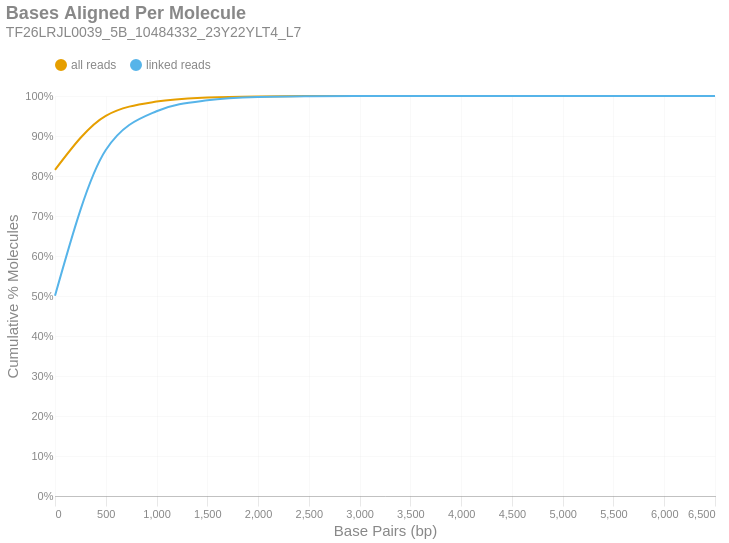

Source (notebook cell):
### Markdown cell above
### Bases Aligned Per Molecule
This is a cumulative frequency distribution showing the number of base pairs aligned per unique molecule. These data are shown in 500 bp bins. There are two distributions: one with `all reads` (yellow) and another with only `linked reads` (blue). The percent of molecules in the `linked reads` distribution is relative to the total number of linked molecules.

### Code cell
if SKIPLR:
    print_html(f"Skipped")
else:
    binned_df = consolidated_hist(valids['aligned_bp'], mask, 500, True)
    with SafeRender(binned_df):
        (
            density_plot(binned_df, 'Bases Aligned Per Molecule', samplename, 'basesper')
            .encode(
                x=alt.X('bin:Q', title="Base Pairs (bp)").axis(tickMinStep=500).scale(padding=0),
                y=alt.Y('value:Q', title='Cumulative % Molecules')
                    .axis(format='%')
                    .scale(domain = [0,1])
                    .stack(False),
                color=alt.Color("key:N").scale(domain = ["all reads", "linked reads"]),
                tooltip = [
                    alt.Tooltip("key:N", title = "Data Type"),
                    alt.Tooltip("range_label:N", title="Bases Aligned Per Molecule"),
                    alt.Tooltip("value:Q", format = ".2%", title="% Molecules (Cum.)")
                ]
            )
        ).display()

### Figure 1 — Vega-Lite specification as saved in the notebook (floating-point values rounded to 4 significant figures)
{"width": "container", "height": 400, "config": {"title": {"anchor": "start", "dy": -15, "fontSize": 18, "color": "#888888", "subtitleColor": "#888888", "subtitleFontSize": 14}, "arc": {"fill": "#0072B2"}, "axis": {"domainColor": "#888888", "domainWidth": 0.5, "gridWidth": 0.2, "grid": false, "titleFontWeight": 400, "titleFontSize": 15, "labelFontSize": 11, "labelColor": "#888888", "tickColor": "#888888", "tickWidth": 0.2, "titleColor": "#888888"}, "axisBand": {"grid": false}, "axisX": {"grid": true, "tickSize": 10, "domainCap": "round"}, "axisY": {"domain": false, "grid": true, "tickSize": 0, "domainCap": "round"}, "background": "transparent", "header": {"labelFontSize": 15, "labelColor": "#888888", "titleFontSize": 15, "titleFontWeight": 600, "titleColor": "#888888"}, "legend": {"labelFont": "sans-serif", "labelFontSize": 12, "labelColor": "#888888", "symbolSize": 100, "symbolType": "circle", "titleFontSize": 12, "titlePadding": 10, "titleColor": "#888888", "title": null, "orient": "top"}, "range": {"category": ["#E69F00", "#56B4E9", "#009E73", "#F0E442", "#0072B2", "#D55E00", "#CC79A7", "#000000"], "diverging": ["#cfe8f3", "#a2d4ec", "#73bfe2", "#46abdb", "#1696d2", "#12719e"]}, "area": {"fill": "#0072B2", "fillOpacity": 0.7, "line": true, "strokeOpacity": 0.7}, "line": {"color": "#0072B2", "stroke": "#0072B2", "strokeWidth": 2}, "trail": {"color": "#0072B2", "stroke": "#0072B2", "strokeWidth": 0, "size": 1}, "point": {"filled": true, "fillOpacity": 1.0, "size": 95}, "text": {"color": "#888888", "fontSize": 11, "align": "right", "fontWeight": 400, "size": 11}, "bar": {"fill": "#0072B2", "stroke": null}, "view": {"stroke": null, "continuousWidth": 660, "continuousHeight": 400}}, "data": {"name": "data-5eaeacde4d0da9b8a1e9e22bd85c6428"}, "mark": {"type": "line", "interpolate": "monotone", "point": {"opacity": 0, "size": 275}}, "encoding": {"color": {"field": "key", "scale": {"domain": ["all reads", "linked reads"]}, "type": "nominal"}, "tooltip": [{"field": "key", "title": "Data Type", "type": "nominal"}, {"field": "range_label", "title": "Bases Aligned Per Molecule", "type": "nominal"}, {"field": "value", "format": ".2%", "title": "% Molecules (Cum.)", "type": "quantitative"}], "x": {"axis": {"tickMinStep": 500}, "field": "bin", "scale": {"padding": 0}, "title": "Base Pairs (bp)", "type": "quantitative"}, "y": {"axis": {"format": "%"}, "field": "value", "scale": {"domain": [0, 1]}, "stack": false, "title": "Cumulative % Molecules", "type": "quantitative"}}, "params": [{"name": "param_c36ac31b6afebe62", "select": {"type": "point", "fields": ["key"]}, "bind": "legend"}], "title": {"text": "Bases Aligned Per Molecule", "subtitle": "TF26LRJL0039_5B_10484332_23Y22YLT4_L7"}, "transform": [{"fold": ["all reads (cumsum)", "linked reads (cumsum)"]}, {"calculate": "replace(datum.key, ' (cumsum)', '')", "as": "key"}, {"filter": {"param": "param_c36ac31b6afebe62"}}], "usermeta": {"embedOptions": {"downloadFileName": "TF26LRJL0039_5B_10484332_23Y22YLT4_L7.basesper"}}, "$schema": "https://vega.github.io/schema/vega-lite/v6.4.1.json", "datasets": {"data-5eaeacde4d0da9b8a1e9e22bd85c6428": [{"bin": "0.0", "interval": "0.0-500.0", "all reads": 0.8153, "linked reads": 0.5004, "all reads (cumsum)": 0.8153, "linked reads (cumsum)": 0.5004, "range_label": "0-499"}, {"bin": "500.0", "interval": "500.0-1000.0", "all reads": 0.1352, "linked reads": 0.3645, "all reads (cumsum)": 0.9506, "linked reads (cumsum)": 0.8649, "range_label": "500-999"}, {"bin": "1000.0", "interval": "1000.0-1500.0", "all reads": 0.0355, "linked reads": 0.09696, "all reads (cumsum)": 0.9861, "linked reads (cumsum)": 0.9619, "range_label": "1000-1499"}, {"bin": "1500.0", "interval": "1500.0-2000.0", "all reads": 0.01003, "linked reads": 0.0274, "all reads (cumsum)": 0.9961, "linked reads (cumsum)": 0.9893, "range_label": "1500-1999"}, {"bin": "2000.0", "interval": "2000.0-2500.0", "all reads": 0.002959, "linked reads": 0.008085, "all reads (cumsum)": 0.999, "linked reads (cumsum)": 0.9974, "range_label": "2000-2499"}, {"bin": "2500.0", "interval": "2500.0-3000.0", "all reads": 0.0006755, "linked reads": 0.001846, "all reads (cumsum)": 0.9997, "linked reads (cumsum)": 0.9992, "range_label": "2500-2999"}, {"bin": "3000.0", "interval": "3000.0-3500.0", "all reads": 0.0001897, "linked reads": 0.0005183, "all reads (cumsum)": 0.9999, "linked reads (cumsum)": 0.9997, "range_label": "3000-3499"}, {"bin": "3500.0", "interval": "3500.0-4000.0", "all reads": 6.154e-05, "linked reads": 0.0001681, "all reads (cumsum)": 1.0, "linked reads (cumsum)": 0.9999, "range_label": "3500-3999"}, {"bin": "4000.0", "interval": "4000.0-4500.0", "all reads": 2.107e-05, "linked reads": 5.758e-05, "all reads (cumsum)": 1.0, "linked reads (cumsum)": 1.0, "range_label": "4000-4499"}, {"bin": "4500.0", "interval": "4500.0-5000.0", "all reads": 6.463e-06, "linked reads": 1.766e-05, "all reads (cumsum)": 1.0, "linked reads (cumsum)": 1.0, "range_label": "4500-4999"}, {"bin": "5000.0", "interval": "5000.0-5500.0", "all reads": 2.529e-06, "linked reads": 6.91e-06, "all reads (cumsum)": 1.0, "linked reads (cumsum)": 1.0, "range_label": "5000-5499"}, {"bin": "5500.0", "interval": "5500.0-6000.0", "all reads": 2.81e-07, "linked reads": 7.678e-07, "all reads (cumsum)": 1.0, "linked reads (cumsum)": 1.0, "range_label": "5500-5999"}, {"bin": "6000.0", "interval": "6000.0-6500.0", "all reads": 2.81e-07, "linked reads": 7.678e-07, "all reads (cumsum)": 1.0, "linked reads (cumsum)": 1.0, "range_label": "6000-6499"}, {"bin": "6500.0", "interval": "6500.0-7000.0", "all reads": 2.81e-07, "linked reads": 7.678e-07, "all reads (cumsum)": 1.0, "linked reads (cumsum)": 1.0, "range_label": "6500-6999"}]}}
